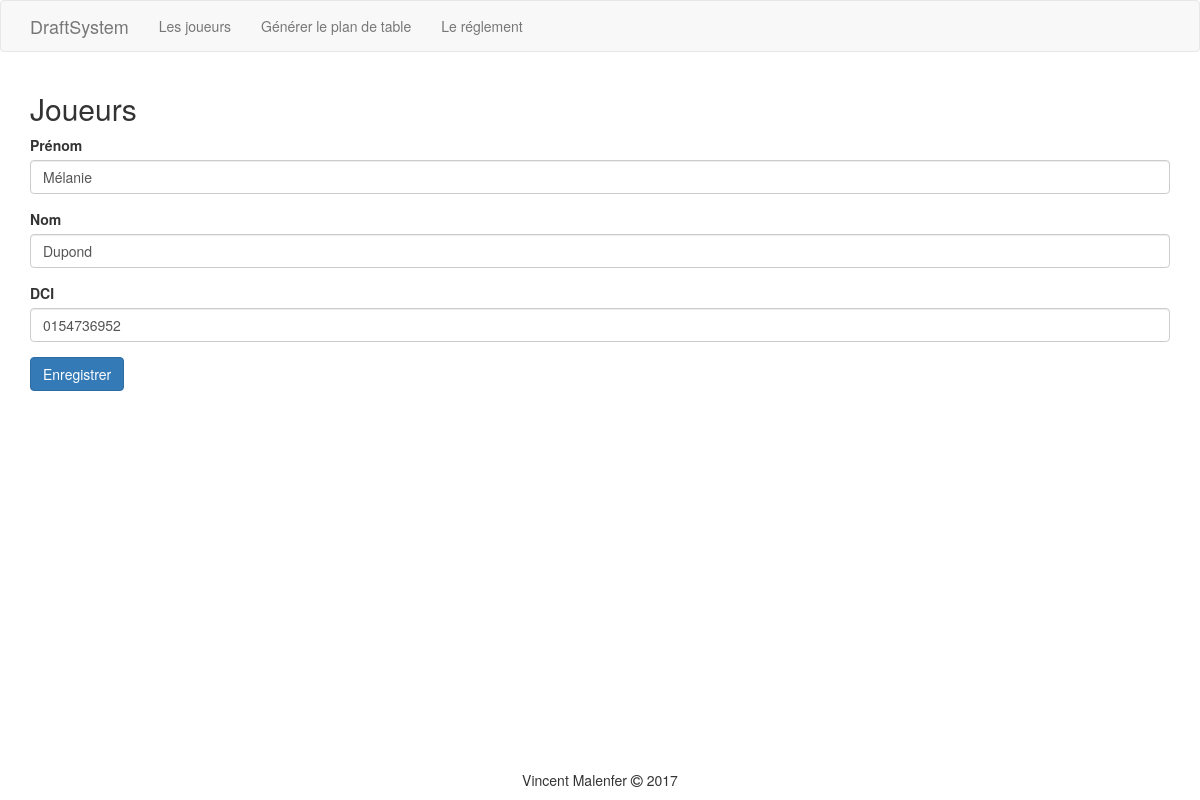
Screenshot of /player-edit.php?id=21 with the database file from the repository.
### tables this page shows
CREATE TABLE `player` (
  `id` int(11) NOT NULL,
  `prenom` varchar(50) NOT NULL,
  `nom` varchar(100) NOT NULL,
  `dci` varchar(255) NOT NULL
);

### player-edit.php (called while the page is built, shortened)
<?php
$player = new Player();
$errors = [];
if (!empty($_POST)) {
	if (!Player::ValidatePrenom($_POST['prenom'], $msg)) {
		$errors['prenom'] = $msg;
	}
	if (!Player::ValidateNom($_POST['nom'], $msg)) {
		$errors['nom'] = $msg;
	}
	if (!Player::ValidateDci($_POST['dci'], $msg)) {
		$errors['dci'] = $msg;
	}
	$player
		->setPrenom($_POST['prenom'])
		->setNom($_POST['nom'])
		->setDci($_POST['dci'])
	;
	if (!empty($_POST['id'])) {
		$player->setId($_POST['id']);
	}
	if (empty($errors)) {
		$player->save();
		$_SESSION['msg'] = "Le joueur a bien été enregistré";
		header('Location: player.php');
	}
} elseif (isset($_GET['id'])) {
	$player = Player::find($_GET['id']);
}
require 'view/player-edit.php';

### Model/Player.php (called while the page is built, shortened)
<?php
class Player
{
	private $prenom;
	private $nom;
	private $dci;
	public function getPrenom()
	{
		return $this->prenom;
	}
	public function getNom()
	{
		return $this->nom;
	}
	public function getDci()
	{
		return $this->dci;
	}
	public static function find($id)
	{
		$cnx = Cnx::getInstance();
		$stmt = $cnx->query('SELECT * FROM player WHERE id=' . $id);
		return $stmt->fetchObject(self::class);
	}
}

### View/player-edit.php (the view, shortened to what this page needs)
<?php
require 'layout/top.php';
?>
<h2>Joueurs</h2>
<form method="post">
	<div class="form-group <?php if (isset($errors['prenom'])) { echo 'has-error'; } ?>">
		<label>Prénom</label>
		<input type="text" name="prenom" class="form-control" value="<?= htmlentities($player->getPrenom()); ?>" />
	</div>
	<div class="form-group <?php if (isset($errors['nom'])) { echo 'has-error'; } ?>">
		<label>Nom</label>
		<input type="text" name="nom" class="form-control" value="<?= htmlentities($player->getNom()); ?>" />
	</div>
	<div class="form-group <?php if (isset($errors['dci'])) { echo 'has-error'; } ?>">
		<label>DCI</label>
		<input type="text" name="dci" class="form-control" value="<?= htmlentities($player->getDci()); ?>" />
	</div>
	<button type="submit" class="btn btn-primary">Enregistrer</button>
</form>
<?php
require 'layout/bottom.php';
?>

### assets/css/style.css (style rules this page uses)
html { height: 100%; }
body { position: relative; min-height: 100%; margin: 0; padding: 0; padding-bottom: 3em; }
* { box-sizing: border-box; }

### rows the page displays
player: prenom "Mélanie", nom "Dupond", dci "0154736952"
